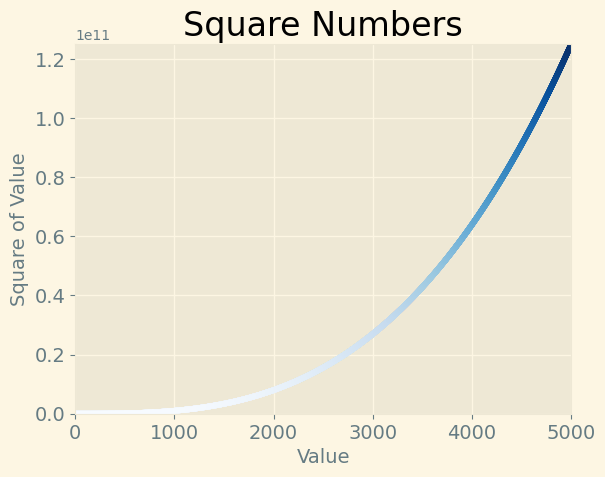

Write the Python code that produced this figure.
import matplotlib.pyplot as plt

x_values = list(range(0, 5000))
y_values = [pow(x, 3) for x in x_values]

plt.style.use('Solarize_Light2')
fig, ax = plt.subplots()
ax.scatter(x_values, y_values, c=y_values, cmap=plt.cm.Blues, s=10)


# Назначение заголовка диаграммы и меток осей.
ax.set_title("Square Numbers", fontsize=24)
ax.set_xlabel("Value", fontsize=14)
ax .set_ylabel("Square of Value", fontsize=14)

# Назначение размера шрифта делений на осях.
ax.tick_params(axis='both', labelsize=14)
ax.axis([0, 5000, 0, 5000 ** 3])

plt.savefig('cube.png', bbox_inches='tight')
plt.show()
